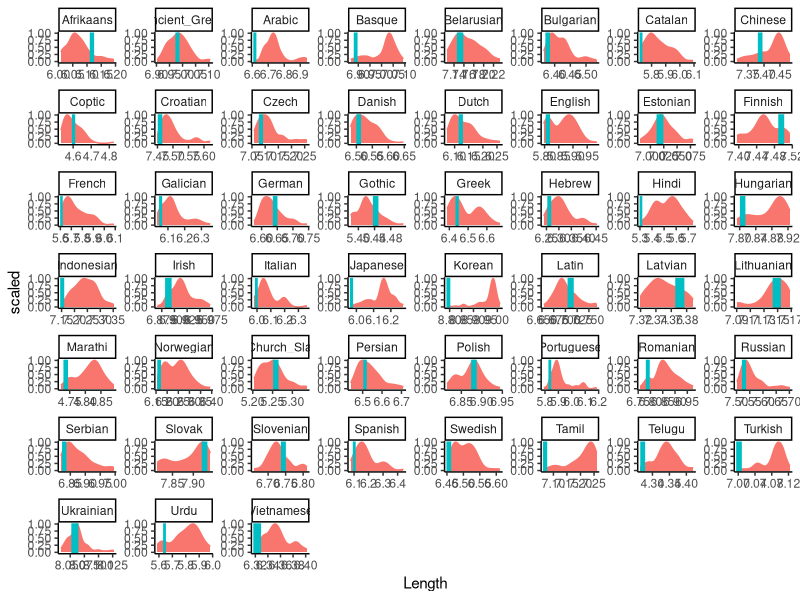

This chart was generated by the following R code:
data = read.csv("output/memsurp_ground_coarse.tsv", sep="\t")


library(ggplot2)

plot = ggplot(data, aes(x=Language, y=GrammarLanguage)) + geom_tile(aes(fill=Length))

library(tidyr)
library(dplyr)
dataM = data %>% group_by(Language) %>% summarise(MeanLength = mean(Length), SDLength = sd(Length))
data = merge(data, dataM, by=c("Language"))
plot = ggplot(data, aes(x=Language, y=GrammarLanguage)) + geom_tile(aes(fill=-(Length - MeanLength)/SDLength))

data$Type = "AllLangs"

plot = ggplot(data, aes(x=Length, fill=Type, color=Type)) + theme_classic() + theme(legend.position="none")   + geom_density(data= data, aes(y=..scaled..))   + geom_bar(data = data %>% filter(as.character(Language) == as.character(GrammarLanguage)) %>% mutate(Type="SameLang") %>% mutate(y=1),  aes(y=y, group=Type), width=0.01, stat="identity", position = position_dodge()) + facet_wrap(~Language, scales="free")



